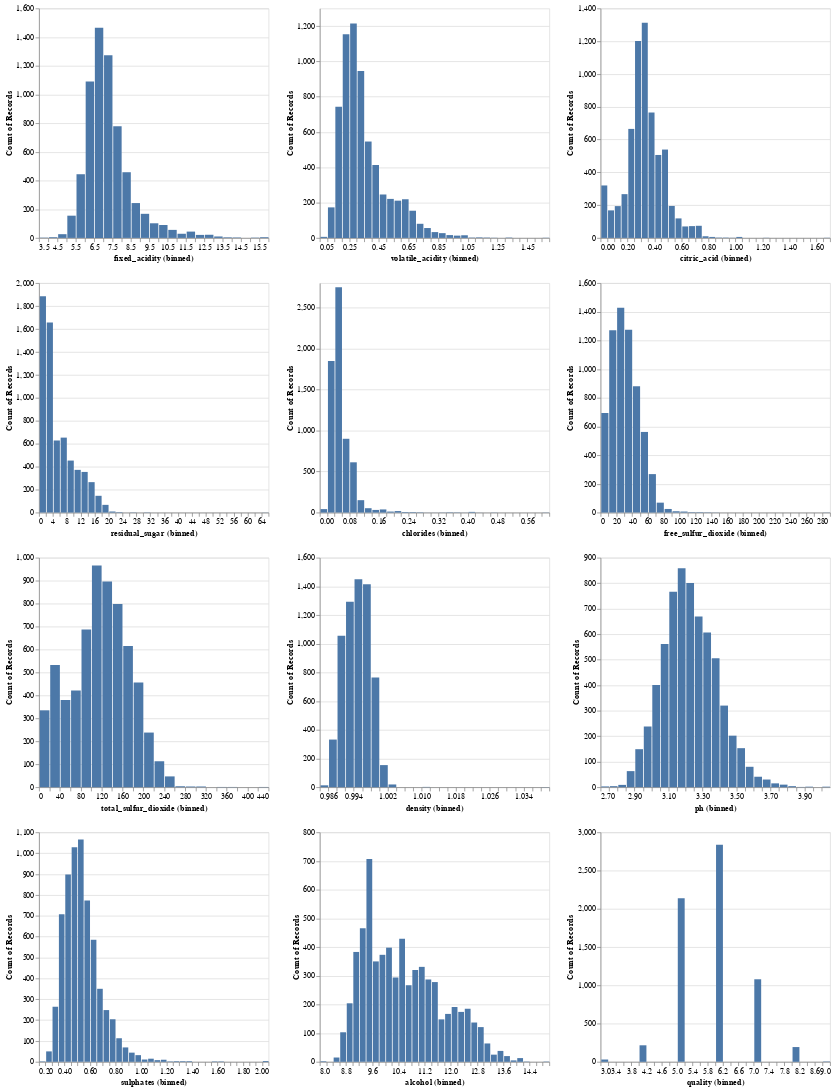

The notebook cell this image was saved under:
### Code cell
# Visualizing feature distribution using a histogram
columns = wine_df.columns.to_list()

alt.Chart(wine_df).mark_bar().encode(
    x=alt.X(alt.repeat('repeat'),bin=alt.Bin(maxbins=40)),
    y=alt.Y('count()')
).repeat(
    repeat=columns,
    columns=3
)
